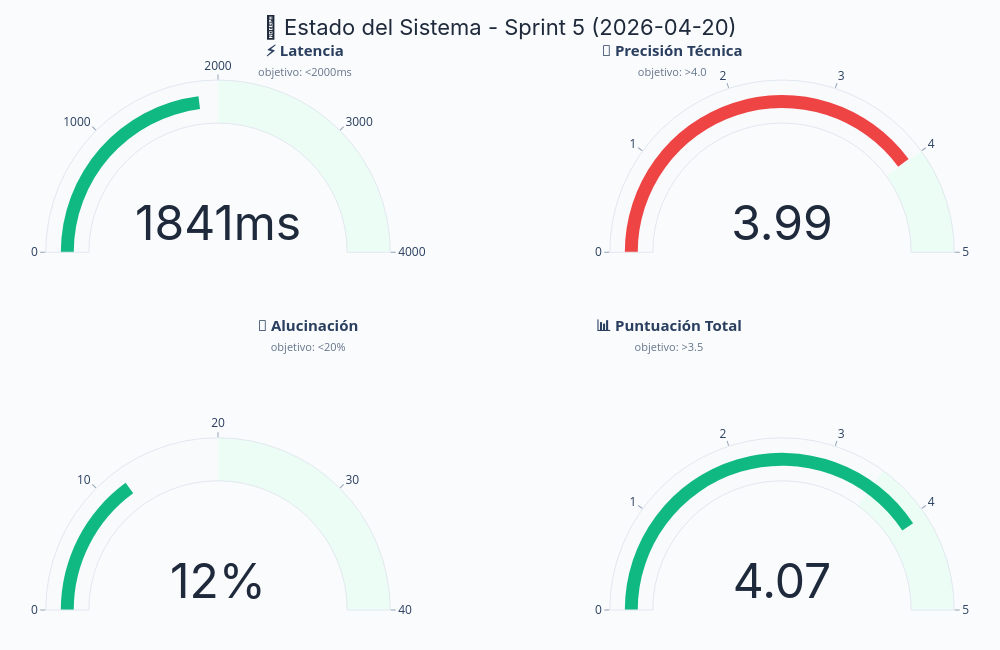

The notebook cell this image was saved under:
### Markdown cell above
## 7. Gauge Charts - Estado Actual

### Code cell
# Crear gauge charts para métricas clave del Sprint 5
fig_gauge = make_subplots(
    rows=2, cols=2,
    specs=[
        [{"type": "indicator"}, {"type": "indicator"}],
        [{"type": "indicator"}, {"type": "indicator"}]
    ],
    vertical_spacing=0.35,
    horizontal_spacing=0.2
)
def add_gauge(fig, row, col, value, maximum, threshold, unit=""):
    """Añade un gauge chart."""
    if value <= threshold if (unit == "ms" or unit == "%") else value >= threshold:
        color = "#10B981"
    else:
        color = "#EF4444"
    
    fig.add_trace(go.Indicator(
        mode="gauge+number",
        value=value,
        domain={"x": [0.05, 0.95], "y": [0.15, 0.95]},
        gauge={
            "axis": {"range": [0, maximum], "tickwidth": 1, "tickcolor": "#94A3B8", "dtick": maximum // 4},
            "bar": {"color": color, "thickness": 0.3},
            "bgcolor": "white",
            "bordercolor": "#E2E8F0",
            "borderwidth": 1,
            "steps": [
                {"range": [0, threshold], "color": "#F8FAFC"},
                {"range": [threshold, maximum], "color": "#ECFDF5"}
            ],
        },
        number={
            "suffix": unit,
            "font": {"size": 48, "color": "#1E293B", "family": "Inter, sans-serif"},
            "valueformat": ".0f" if (unit == "ms" or unit == "%") else ".2f"
        },
        title={"text": "", "font": {"size": 14}},
    ), row=row, col=col)
# Métricas del Sprint 5
latency = sprint_b_metrics.get("avg_latency_ms", 0)
tech_acc = sprint_b_metrics.get("technical_accuracy", 0)
halluc = sprint_b_metrics.get("hallucination_rate", 0)
total_score = sprint_b_metrics.get("weighted_total_score", 0)
add_gauge(fig_gauge, 1, 1, latency, 4000, 2000, "ms")
add_gauge(fig_gauge, 1, 2, tech_acc, 5, 4.0)
add_gauge(fig_gauge, 2, 1, halluc, 40, 20, "%")
add_gauge(fig_gauge, 2, 2, total_score, 5, 3.5)
# Usar anotaciones para títulos en lugar de subplot_titles (mejor control de posición)
gauge_annotations = [
    # Fila 1
    dict(
        text="<b>⚡ Latencia</b><br><span style='font-size:11px;color:#64748B'>objetivo: <2000ms</span>",
        x=0.24, y=1.08, xref="paper", yref="paper",
        showarrow=False, font=dict(size=15),
        align="center"
    ),
    dict(
        text="<b>🎯 Precisión Técnica</b><br><span style='font-size:11px;color:#64748B'>objetivo: >4.0</span>",
        x=0.76, y=1.08, xref="paper", yref="paper",
        showarrow=False, font=dict(size=15),
        align="center"
    ),
    # Fila 2
    dict(
        text="<b>👻 Alucinación</b><br><span style='font-size:11px;color:#64748B'>objetivo: <20%</span>",
        x=0.24, y=0.52, xref="paper", yref="paper",
        showarrow=False, font=dict(size=15),
        align="center"
    ),
    dict(
        text="<b>📊 Puntuación Total</b><br><span style='font-size:11px;color:#64748B'>objetivo: >3.5</span>",
        x=0.76, y=0.52, xref="paper", yref="paper",
        showarrow=False, font=dict(size=15),
        align="center"
    ),
]
fig_gauge.update_layout(
    title={
        "text": f"🎯 Estado del Sistema - Sprint 5 ({datetime.now().strftime('%Y-%m-%d')})",
        "font": {"size": 22, "color": "#1E293B", "family": "Inter, sans-serif"},
        "x": 0.5,
        "y": 0.97
    },
    height=650,
    width=1000,
    paper_bgcolor="#FAFBFC",
    margin=dict(l=30, r=30, t=80, b=40),
    annotations=gauge_annotations,
)
fig_gauge.show()

### Figure 1 — Plotly figure (JSON) as saved in the notebook; plotly's stock layout.template omitted (floating-point values rounded to 4 significant figures)
{"data": [{"domain": {"x": [0, 0.4], "y": [0.675, 1]}, "gauge": {"axis": {"dtick": 1000, "range": [0, 4000], "tickcolor": "#94A3B8", "tickwidth": 1}, "bar": {"color": "#10B981", "thickness": 0.3}, "bgcolor": "white", "bordercolor": "#E2E8F0", "borderwidth": 1, "steps": [{"color": "#F8FAFC", "range": [0, 2000]}, {"color": "#ECFDF5", "range": [2000, 4000]}]}, "mode": "gauge+number", "number": {"font": {"color": "#1E293B", "family": "Inter, sans-serif", "size": 48}, "suffix": "ms", "valueformat": ".0f"}, "title": {"font": {"size": 14}, "text": ""}, "type": "indicator", "value": 1841.0}, {"domain": {"x": [0.6, 1], "y": [0.675, 1]}, "gauge": {"axis": {"dtick": 1, "range": [0, 5], "tickcolor": "#94A3B8", "tickwidth": 1}, "bar": {"color": "#EF4444", "thickness": 0.3}, "bgcolor": "white", "bordercolor": "#E2E8F0", "borderwidth": 1, "steps": [{"color": "#F8FAFC", "range": [0, 4]}, {"color": "#ECFDF5", "range": [4, 5]}]}, "mode": "gauge+number", "number": {"font": {"color": "#1E293B", "family": "Inter, sans-serif", "size": 48}, "suffix": "", "valueformat": ".2f"}, "title": {"font": {"size": 14}, "text": ""}, "type": "indicator", "value": 3.99}, {"domain": {"x": [0, 0.4], "y": [0, 0.325]}, "gauge": {"axis": {"dtick": 10, "range": [0, 40], "tickcolor": "#94A3B8", "tickwidth": 1}, "bar": {"color": "#10B981", "thickness": 0.3}, "bgcolor": "white", "bordercolor": "#E2E8F0", "borderwidth": 1, "steps": [{"color": "#F8FAFC", "range": [0, 20]}, {"color": "#ECFDF5", "range": [20, 40]}]}, "mode": "gauge+number", "number": {"font": {"color": "#1E293B", "family": "Inter, sans-serif", "size": 48}, "suffix": "%", "valueformat": ".0f"}, "title": {"font": {"size": 14}, "text": ""}, "type": "indicator", "value": 12}, {"domain": {"x": [0.6, 1], "y": [0, 0.325]}, "gauge": {"axis": {"dtick": 1, "range": [0, 5], "tickcolor": "#94A3B8", "tickwidth": 1}, "bar": {"color": "#10B981", "thickness": 0.3}, "bgcolor": "white", "bordercolor": "#E2E8F0", "borderwidth": 1, "steps": [{"color": "#F8FAFC", "range": [0, 3.5]}, {"color": "#ECFDF5", "range": [3.5, 5]}]}, "mode": "gauge+number", "number": {"font": {"color": "#1E293B", "family": "Inter, sans-serif", "size": 48}, "suffix": "", "valueformat": ".2f"}, "title": {"font": {"size": 14}, "text": ""}, "type": "indicator", "value": 4.07}], "layout": {"annotations": [{"align": "center", "font": {"size": 15}, "showarrow": false, "text": "<b>⚡ Latencia</b><br><span style='font-size:11px;color:#64748B'>objetivo: <2000ms</span>", "x": 0.24, "xref": "paper", "y": 1.08, "yref": "paper"}, {"align": "center", "font": {"size": 15}, "showarrow": false, "text": "<b>🎯 Precisión Técnica</b><br><span style='font-size:11px;color:#64748B'>objetivo: >4.0</span>", "x": 0.76, "xref": "paper", "y": 1.08, "yref": "paper"}, {"align": "center", "font": {"size": 15}, "showarrow": false, "text": "<b>👻 Alucinación</b><br><span style='font-size:11px;color:#64748B'>objetivo: <20%</span>", "x": 0.24, "xref": "paper", "y": 0.52, "yref": "paper"}, {"align": "center", "font": {"size": 15}, "showarrow": false, "text": "<b>📊 Puntuación Total</b><br><span style='font-size:11px;color:#64748B'>objetivo: >3.5</span>", "x": 0.76, "xref": "paper", "y": 0.52, "yref": "paper"}], "height": 650, "margin": {"b": 40, "l": 30, "r": 30, "t": 80}, "paper_bgcolor": "#FAFBFC", "title": {"font": {"color": "#1E293B", "family": "Inter, sans-serif", "size": 22}, "text": "🎯 Estado del Sistema - Sprint 5 (2026-04-20)", "x": 0.5, "y": 0.97}, "width": 1000}}
